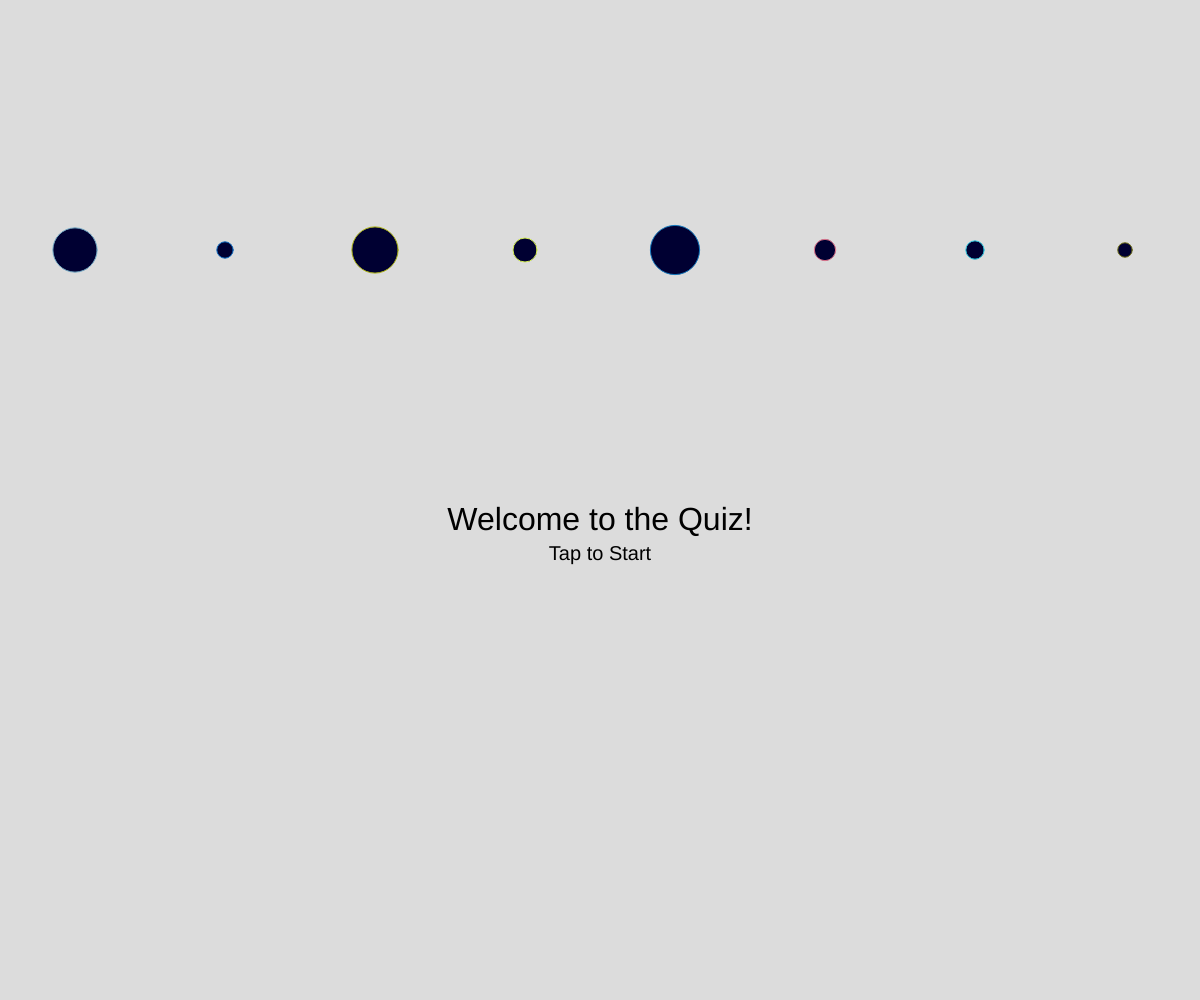
Frame 1 (no input)
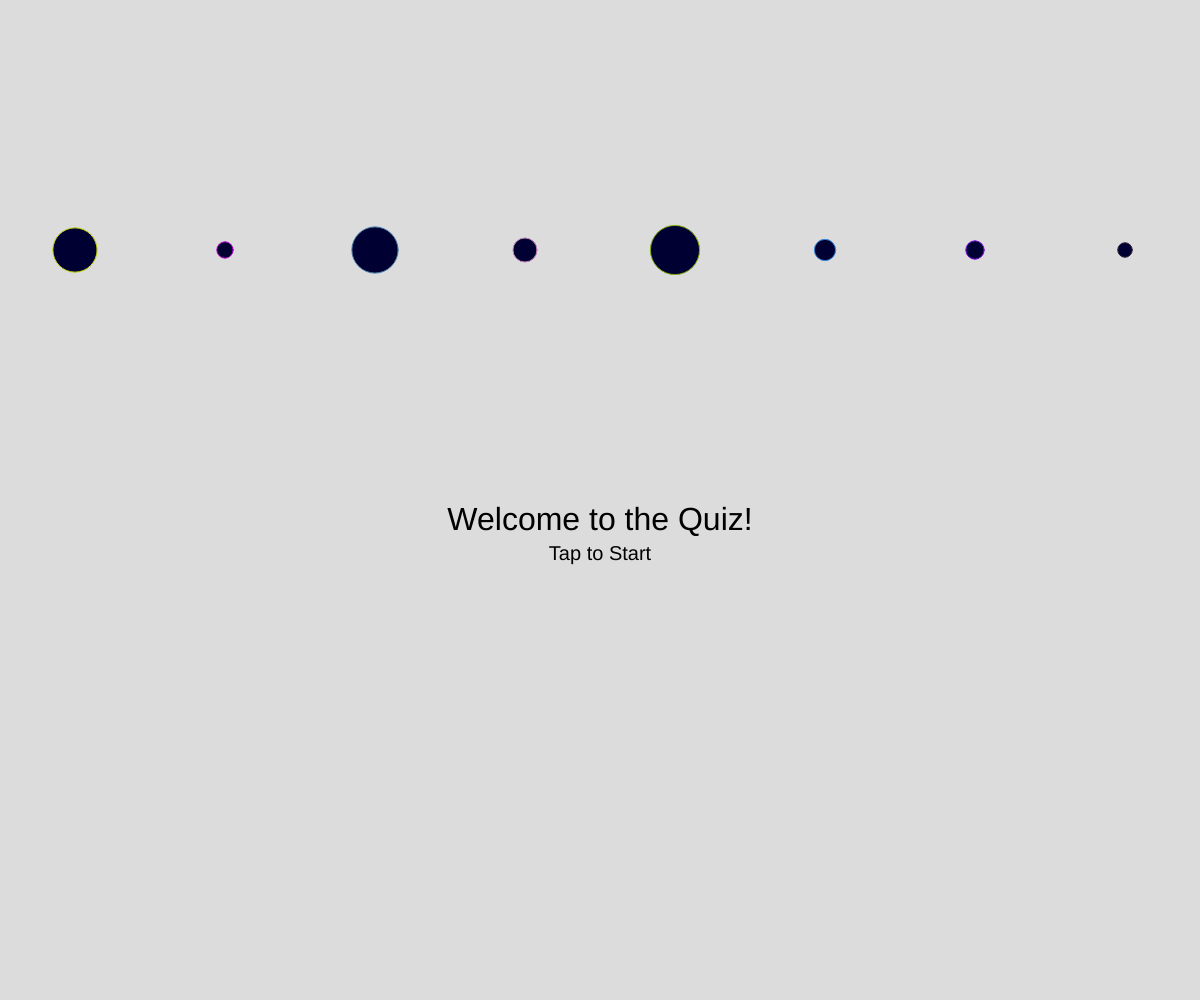
Frame 60 (no input)
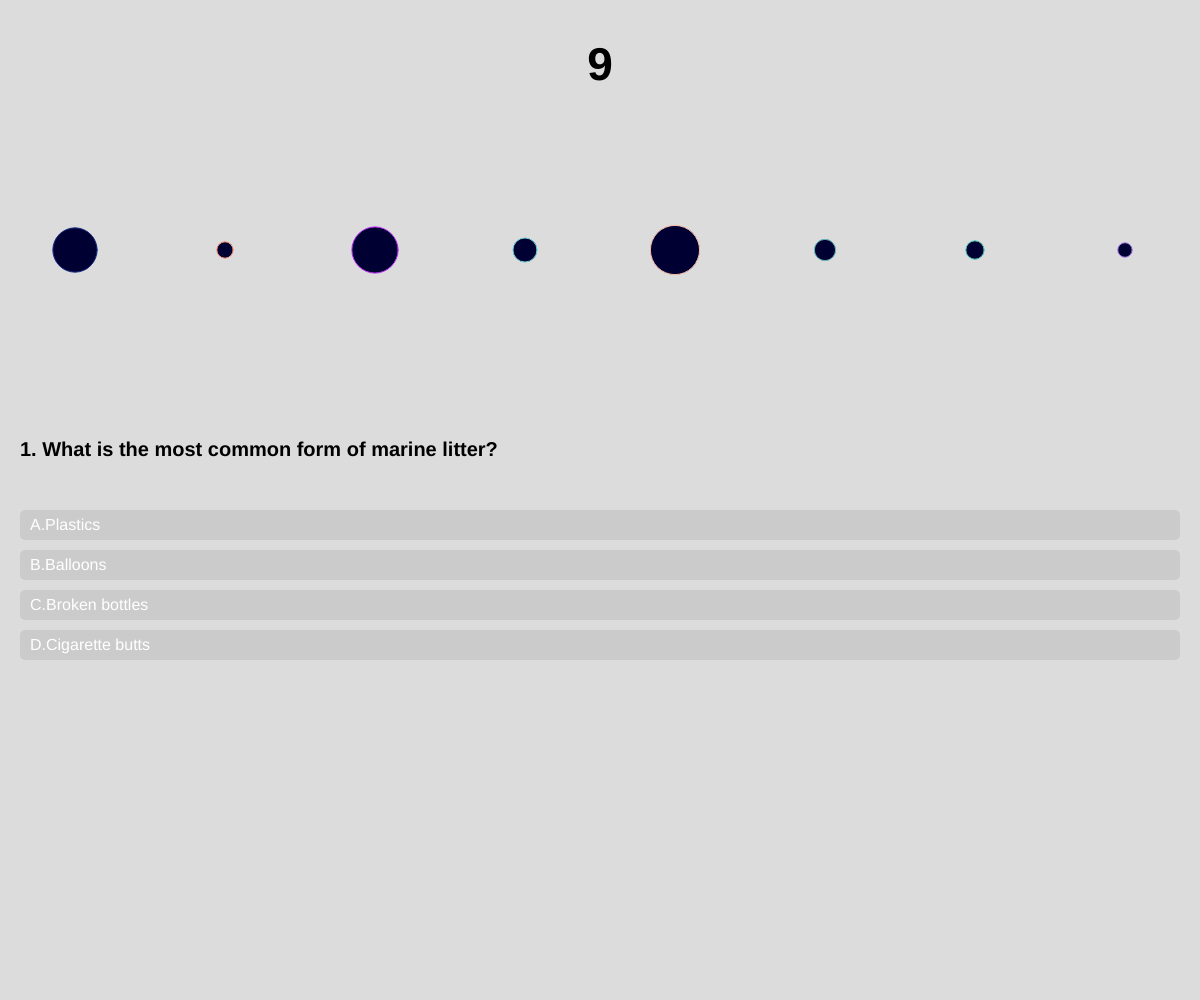
Frame 120 (the mouse pressed at the canvas centre since frame 60)

The p5.js sketch that drew these frames (run headless with seeded random() and noise() and a simulated clock; from frame 60 on, the mouse is pressed at the canvas centre):

// p5.js sketch
// ── sketch.js
let quiz = [
  {
    question: "1. What is the most common form of marine litter?",
    options: ["A.Plastics", "B.Balloons", "C.Broken bottles", "D.Cigarette butts"],
    correct: 3,
    explanation: "Cigarette butts are the most common form of ocean litter.",
    type: "mcq"
    //https://oceanservice.noaa.gov/facts/most-common-ocean-litter.html#:~:text=In%20all%20that%20litter%2C%20there,coasts%20by%20runoff%20and%20stormwater.
  },
   {
    question: "2. How much oxygen comes from the ocean?",
    options: ["A.10-20%", "B.40%", "C. around 50%", "D.70-100%"],
    correct: 2,
    explanation: "About half of Earth’s oxygen comes from the ocean.",
    type: "mcq"
     //https://oceanservice.noaa.gov/facts/ocean-oxygen.html#:~:text=It's%20important%20to%20remember%20that,use%20oxygen%20for%20cellular%20respiration.
  },
  {
    question: "3. What are microplastics?",
    options: ["A. less than 5mm long small plastic pieces", "B. Many plastic bottles", "C. Non-recycled plastics", "D. Plastic litters in ocean"],
    correct: 0,
    explanation: "Microplastics are small plastic pieces less than 5 millimeters long which can be harmful to marine life.",
    type: "mcq"
    //https://oceanservice.noaa.gov/facts/microplastics.html
  },
   {
    question: "4. How long does it take for a plastic bottle to decompose in the ocean?",
    options: ["A. 50 years", "B. 100 years", "C. 250 years", "D. 450 years"],
    correct: 3,
    explanation: "It takes the ocean 450 years to break down the plastic.",
    type: "mcq"
    //https://www.weforum.org/agenda/2018/11/chart-of-the-day-this-is-how-long-everyday-plastic-items-last-in-the-ocean/#:~:text=Depending%20on%20how%20thirsty%20you,to%20break%20down%20the%20plastic.
  },
  {
    question: "5. What is the Great Pacific Garbage Patch?",
    options: ["A. Trash island", "B. A popular tourist attraction in the Pacific Ocean", "C.The largest plastic accumulation zones in the world’s oceans. ", "D. A region known for its abundant marine life"],
    correct: 2,
    explanation: "The Great Pacific Garbage Patch (GPGP) is the largest of the five offshore plastic accumulation zones in the world’s oceans. It is located halfway between Hawaii and California.",
    type: "mcq"
    //https://theoceancleanup.com/great-pacific-garbage-patch/?gad_source=1&gclid=CjwKCAjw59q2BhBOEiwAKc0ijcywnTn1xLTEpijv6bXwP_N1tEErMgdZ33O5k2-k1nQ3hzshHTH5yxoCQiMQAvD_BwE
  },
  {
  question: "6. A 'Dead zone' in the ocean refers to an area where oxygen levels are so low that most marine life cannot survive.",
    correct: true,
    explanation: "'Dead zone' is a more common term for hypoxia, which refers to a reduced level of oxygen in the water.",
    type: "tf"
    //https://oceanservice.noaa.gov/facts/deadzone.html#:~:text=There%20are%20many%20physical%2C%20chemical,those%20zones%20created%20by%20humans.
  },
  {
    question: "7. What is the main cause of dead zones in the ocean?",
    options: ["A. Overfishing", "B. Excessive nutrient pollution from human activities", "C.Natural variations in ocean temperature. ", "D. Marine traffic and shipping"],
    correct: 1,
    explanation: "There are many physical, chemical, and biological factors that combine to create dead zones, but nutrient pollution is the primary cause of those zones created by humans.",
    type: "mcq"
    //https://oceanservice.noaa.gov/facts/deadzone.html#:~:text=There%20are%20many%20physical%2C%20chemical,those%20zones%20created%20by%20humans.
  },
  {
  question: "8. Marine animals can become entangled in or ingest plastic debris, causing suffocation, starvation, and drowning.",
    correct: true,
    explanation: "9. Plastic pollution causes physical harm or entanglement, leading to injury or death",
    type: "tf"
    //https://www.pewtrusts.org/en/research-and-analysis/articles/2018/09/24/plastic-pollution-affects-sea-life-throughout-the-ocean#:~:text=It%20is%20estimated%20that%20up,suffocation%2C%20starvation%2C%20and%20drowning.
  },
  {
  question: "10. Kyoto protocol aims to protect the marine environment from pollution by ships?",
    correct: false,
    explanation: "MARPOL is the main international convention aimed at the prevention of pollution from ships caused by operational or accidental causes. ",
    type: "tf"
    //https://www.infrastructure.gov.au/infrastructure-transport-vehicles/maritime/protection-marine-environment/marpol#:~:text=International%20Convention%20for%20the%20Prevention%20of%20Pollution%20from%20Ships%20(MARPOL),-Listen&text=MARPOL%20is%20the%20main%20international,Organization%20(IMO)%20in%201973.
  },
];

let currentQuestion = 0;
let userAnswer = -1;
let score = 0;
let timer = 10;
let intervalId;
let state = "start";
let feedbackMessage = "";
let feedbackColor;
let feedbackTimer;
let feedbackX;

let values = [];
let step;

function setup() {
  createCanvas(windowWidth, windowHeight);
  textSize(20);
  feedbackX = -width;
  
  step = width / 8;
  generateNewEllipses();
}

function draw() {
  background(220);
  
  drawEllipses();
  
  noStroke(); // Remove stroke from text
  
  if (state === "start") {
    displayStartScreen();
  } else if (state === "quiz") {
    displayQuestion();
    displayTimer();
  } else if (state === "feedback") {
    displayFeedback();
    animateFeedback();
  } else if (state === "end") {
    displayEndScreen();
  }
}

function generateNewEllipses() {
  values = [];
  for (let i = 0; i <= 8; i++) {
    values[i] = random(5, 60);
  }
}

function drawEllipses() {
  let y = height / 4;
  
  for (let i = 0; i < values.length; i++) {
    let x = i * step + step / 2;
    let r = values[i];
    
    let red = random(255);
    let green = random(255);
    let blue = random(255);
    stroke(red,green,blue);
    fill(0,0,50);
    ellipse(x, y, r);
  }
}

function displayStartScreen() {
  textAlign(CENTER);
  textSize(32);
  fill(0);
  text("Welcome to the Quiz!", width / 2, height / 2 + 30);
  textSize(20);
  text("Tap to Start", width / 2, height / 2 + 60);
}

function startQuiz() {
  state = "quiz";
  resetTimer();
}

function resetTimer() {
  clearInterval(intervalId);
  timer = 10;
  intervalId = setInterval(() => {
    timer--;
    if (timer <= 0) {
      checkAnswer(-1);
    }
  }, 1000);
}

function displayQuestion() {
  let q = quiz[currentQuestion];
  textAlign(LEFT);
  textSize(20);
  textStyle(BOLD);
  fill(0);
  textWrap(WORD);
  text(q.question, 20, height / 2 - 60, width - 40);

  if (q.type === "mcq") {
    for (let i = 0; i < q.options.length; i++) {
      fill(0, 0, 0, 20); 
      rect(20, height / 2 + 10 + i * 40, width - 40, 30, 5);
      fill(255);
      textSize(16);
      textStyle(NORMAL);
      text(q.options[i], 30, height / 2 + 30 + i * 40);
    }
  } else if (q.type === "tf") {
    fill(0, 0, 0, 20);
    rect(20, height / 2 + 10, (width - 60) / 2, 40, 10);
    rect(40 + (width - 60) / 2, height / 2 + 10, (width - 60) / 2, 40, 10);
    fill(255);
    textSize(16);
    textStyle(NORMAL);
    text("True", 30 + (width - 60) / 4, height / 2 + 35);
    text("False", 50 + 3 * (width - 60) / 4, height / 2 + 35);
  }
}

function displayTimer() {
  textAlign(CENTER);
  textSize(46);
  textStyle(BOLD);
  fill(0);
  text(timer, width / 2, 80);
  textStyle(NORMAL);
}

function checkAnswer(selectedOption) {
  let q = quiz[currentQuestion];
  clearInterval(intervalId);

  if ((q.type === "mcq" && selectedOption === q.correct) ||
    (q.type === "tf" && selectedOption === q.correct)) {
    score++;
    feedbackMessage = "Correct!\n" + q.explanation;
    feedbackColor = color(0, 210, 0);
  } else {
    feedbackMessage = "Incorrect!\n" + q.explanation;
    feedbackColor = color(255, 0, 0);
  }

  state = "feedback";
  feedbackTimer = millis();
  feedbackX = 10;
}

function animateFeedback() {
  if (feedbackX < width / 2) {
    feedbackX += 15;
  }
}

function displayFeedback() {
  textAlign(CENTER);
  textSize(24);
  fill(feedbackColor);
  textWrap(WORD);
  text(feedbackMessage, width / 2 - 200, height / 2, 400);

  if (millis() - feedbackTimer > 2000) {
    nextQuestion();
  }
}

function displayEndScreen() {
  textAlign(CENTER);
  textSize(32);
  fill(0);
  text("Quiz Over!", width / 2, height / 2 - 50);
  textSize(24);
  text("Your Score: " + score + " / " + quiz.length, width / 2, height / 2);
  textSize(20);
  text("Tap to Restart", width / 2, height / 2 + 50);
}

function keyPressed() {
  if (state === "start" && (keyCode === ENTER || mouseIsPressed)) {
    startQuiz();
  } else if (state === "end" && (keyCode === ENTER || mouseIsPressed)) {
    currentQuestion = 0;
    score = 0;
    state = "start";
  }
}

function nextQuestion() {
  currentQuestion++;
  if (currentQuestion >= quiz.length) {
    state = "end";
  } else {
    state = "quiz";
    generateNewEllipses();
    resetTimer();
  }
}

// Use touchStarted() for touch events
function touchStarted() {
  if (state === "quiz") {
    let q = quiz[currentQuestion];
    if (q.type === "mcq") {
      for (let i = 0; i < q.options.length; i++) {
        if (mouseX > 20 && mouseX < width - 20 && mouseY > height / 2 + 10 + i * 40 && mouseY < height / 2 + 40 + i * 40) {
          checkAnswer(i);
          return false; // Prevents default behavior
        }
      }
    } else if (q.type === "tf") {
      if (mouseX > 20 && mouseX < (width - 60) / 2 + 20 && mouseY > height / 2 + 10 && mouseY < height / 2 + 50) {
        checkAnswer(true);
        return false; // Prevents default behavior
      } else if (mouseX > 40 + (width - 60) / 2 && mouseX < width - 20 && mouseY > height / 2 + 10 && mouseY < height / 2 + 50) {
        checkAnswer(false);
        return false; // Prevents default behavior
      }
    }
  } else if (state === "start") {
    startQuiz();
    return false; // Prevents default behavior
  } else if (state === "end") {
    currentQuestion = 0;
    score = 0;
    state = "start";
    return false; // Prevents default behavior
  }
}

function windowResized() {
  resizeCanvas(windowWidth, windowHeight);
  step = width / 25;
  generateNewEllipses();
}
